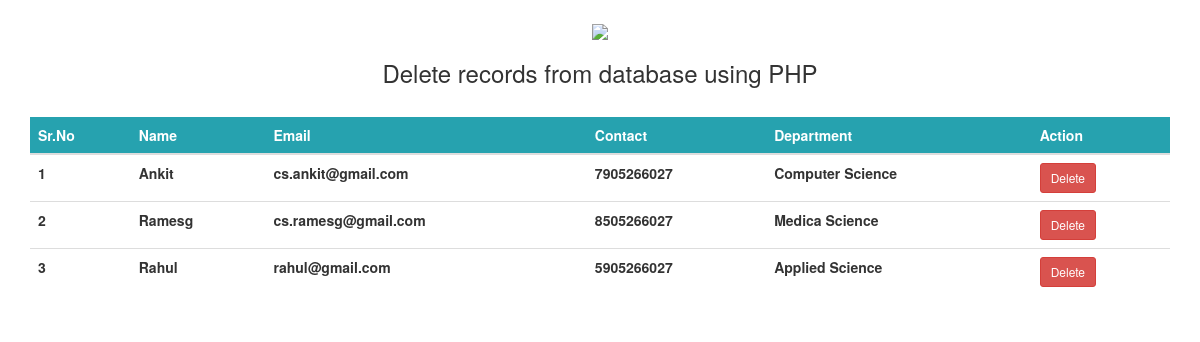
The page / on the database its author committed.
### tables this page shows
CREATE TABLE `bird_delete_records` (
  `id` int(11) NOT NULL,
  `name` varchar(100) NOT NULL,
  `email` varchar(100) NOT NULL,
  `contact` varchar(100) NOT NULL,
  `department` varchar(100) NOT NULL
);

### Common.php (called while the page is built, shortened)
<?php
class Common
{
    public function getAllRecords($connection) {
        $query = "SELECT * FROM bird_delete_records";
        $result = $connection->query($query) or die("Error in query1".$connection->error);
        return $result;
    }
}

### index.php (the view, shortened to what this page needs)
<!DOCTYPE html>
<html lang="en">
<head>
    <link rel="stylesheet" href="https://maxcdn.bootstrapcdn.com/bootstrap/3.4.1/css/bootstrap.min.css">
</head>
<body>
<div style="margin-top: 20px;padding-bottom: 20px;">
    <center>
        <img width="100" src="https://zangticsdigital.com/storage/web-logo-rr-1.png"/>
        <h3>Delete records from database using PHP </h3>
    </center>
</div>
<div class="container">
    <table class="table">
        <thead id="thead" style="background-color: #26a2af">
        <tr>
            <th>Sr.No</th>
            <th>Name</th>
            <th>Email</th>
            <th>Contact</th>
            <th>Department</th>
            <th>Action</th>
        </tr>
        </thead>
        <tbody>
        <?php
        include "config.php";
        include_once "Common.php";
        $common = new Common();
        $records = $common->getAllRecords($connection);
        if ($records->num_rows>0){
            $sr = 1;
            while ($record = $records->fetch_object()) {
                $recordId = $record->id;
                $name = $record->name;
                $email = $record->email;
                $contact = $record->contact;
                $department = $record->department;?>
                <tr>
                    <th><?php echo $sr;?></th>
                    <th><?php echo $name;?></th>
                    <th><?php echo $email;?></th>
                    <th><?php echo $contact;?></th>
                    <th><?php echo $department;?></th>
                    <td><a href="delete-script.php?recordId=<?php echo $recordId?>" class="btn btn-danger btn-sm">Delete</a> </td>
                </tr>
                <?php
                $sr++;
            }
        }
        ?>
        </tbody>
    </table>
</div>
</body>
</html>

### index.php (style rules this page uses)
#thead>tr>th { color: white; }

### rows shown on the page
bird_delete_records: name "Ankit", email "cs.ankit@gmail.com", contact "7905266027", department "Computer Science"
bird_delete_records: name "Ramesg", email "cs.ramesg@gmail.com", contact "8505266027", department "Medica Science"
bird_delete_records: name "Rahul", email "rahul@gmail.com", contact "5905266027", department "Applied Science"
